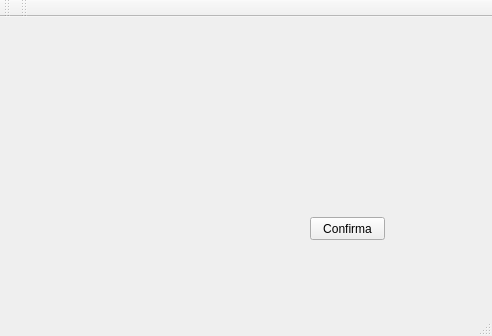
<?xml version="1.0" encoding="UTF-8"?>
<ui version="4.0">
 <class>LoginWindow</class>
 <widget class="QMainWindow" name="LoginWindow">
  <property name="geometry">
   <rect>
    <x>0</x>
    <y>0</y>
    <width>492</width>
    <height>336</height>
   </rect>
  </property>
  <property name="windowTitle">
   <string>LoginWindow</string>
  </property>
  <widget class="QWidget" name="centralWidget">
   <widget class="QPushButton" name="btn_confirma">
    <property name="geometry">
     <rect>
      <x>310</x>
      <y>200</y>
      <width>75</width>
      <height>23</height>
     </rect>
    </property>
    <property name="text">
     <string>Confirma</string>
    </property>
   </widget>
   <widget class="QWidget" name="layoutWidget">
    <property name="geometry">
     <rect>
      <x>160</x>
      <y>120</y>
      <width>171</width>
      <height>22</height>
     </rect>
    </property>
    <layout class="QHBoxLayout" name="horizontalLayout">
     <item>
      <widget class="QLabel" name="lbl_login">
       <property name="text">
        <string>Login:</string>
       </property>
      </widget>
     </item>
     <item>
      <widget class="QLineEdit" name="lne_login"/>
     </item>
    </layout>
   </widget>
   <widget class="QWidget" name="layoutWidget">
    <property name="geometry">
     <rect>
      <x>160</x>
      <y>150</y>
      <width>171</width>
      <height>22</height>
     </rect>
    </property>
    <layout class="QHBoxLayout" name="horizontalLayout_2">
     <item>
      <widget class="QLabel" name="lbl_senha">
       <property name="text">
        <string>Senha:</string>
       </property>
      </widget>
     </item>
     <item>
      <widget class="QLineEdit" name="lne_senha"/>
     </item>
    </layout>
   </widget>
  </widget>
  <widget class="QMenuBar" name="menuBar">
   <property name="geometry">
    <rect>
     <x>0</x>
     <y>0</y>
     <width>492</width>
     <height>21</height>
    </rect>
   </property>
  </widget>
  <widget class="QToolBar" name="mainToolBar">
   <attribute name="toolBarArea">
    <enum>TopToolBarArea</enum>
   </attribute>
   <attribute name="toolBarBreak">
    <bool>false</bool>
   </attribute>
  </widget>
  <widget class="QStatusBar" name="statusBar"/>
  <widget class="QToolBar" name="toolBar">
   <property name="windowTitle">
    <string>toolBar</string>
   </property>
   <attribute name="toolBarArea">
    <enum>TopToolBarArea</enum>
   </attribute>
   <attribute name="toolBarBreak">
    <bool>false</bool>
   </attribute>
  </widget>
  <action name="actionLOGO">
   <property name="text">
    <string>LOGO</string>
   </property>
  </action>
 </widget>
 <layoutdefault spacing="6" margin="11"/>
 <resources/>
 <connections/>
</ui>
